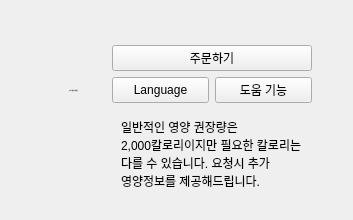
     <widget class="QWidget" name="page_stanby">
      <layout class="QVBoxLayout" name="verticalLayout_6">
       <property name="spacing">
        <number>2</number>
       </property>
       <property name="leftMargin">
        <number>0</number>
       </property>
       <property name="topMargin">
        <number>0</number>
       </property>
       <property name="rightMargin">
        <number>0</number>
       </property>
       <property name="bottomMargin">
        <number>0</number>
       </property>
       <item>
        <widget class="QWidget" name="widget_8" native="true">
         <layout class="QVBoxLayout" name="verticalLayout_5">
          <property name="spacing">
           <number>0</number>
          </property>
          <property name="leftMargin">
           <number>0</number>
          </property>
          <property name="topMargin">
           <number>0</number>
          </property>
          <property name="rightMargin">
           <number>0</number>
          </property>
          <property name="bottomMargin">
           <number>0</number>
          </property>
          <item>
           <widget class="QWidget" name="widget" native="true">
            <layout class="QVBoxLayout" name="verticalLayout_3">
             <property name="spacing">
              <number>0</number>
             </property>
             <property name="leftMargin">
              <number>0</number>
             </property>
             <property name="topMargin">
              <number>0</number>
             </property>
             <property name="rightMargin">
              <number>0</number>
             </property>
             <property name="bottomMargin">
              <number>0</number>
             </property>
             <item>
              <widget class="QLabel" name="season_ad">
               <property name="text">
                <string/>
               </property>
              </widget>
             </item>
            </layout>
           </widget>
          </item>
          <item>
           <spacer name="verticalSpacer">
            <property name="orientation">
             <enum>Qt::Vertical</enum>
            </property>
            <property name="sizeType">
             <enum>QSizePolicy::Fixed</enum>
            </property>
            <property name="sizeHint" stdset="0">
             <size>
              <width>20</width>
              <height>30</height>
             </size>
            </property>
           </spacer>
          </item>
          <item>
           <widget class="QWidget" name="widget_2" native="true">
            <property name="maximumSize">
             <size>
              <width>16777215</width>
              <height>200</height>
             </size>
            </property>
            <layout class="QHBoxLayout" name="horizontalLayout">
             <property name="spacing">
              <number>1</number>
             </property>
             <property name="leftMargin">
              <number>1</number>
             </property>
             <property name="topMargin">
              <number>1</number>
             </property>
             <property name="rightMargin">
              <number>1</number>
             </property>
             <property name="bottomMargin">
              <number>1</number>
             </property>
             <item>
              <spacer name="horizontalSpacer">
               <property name="orientation">
                <enum>Qt::Horizontal</enum>
               </property>
               <property name="sizeType">
                <enum>QSizePolicy::Fixed</enum>
               </property>
               <property name="sizeHint" stdset="0">
                <size>
                 <width>40</width>
                 <height>20</height>
                </size>
               </property>
              </spacer>
             </item>
             <item>
              <widget class="QWidget" name="qr_section_1" native="true">
               <property name="maximumSize">
                <size>
                 <width>200</width>
                 <height>16777215</height>
                </size>
               </property>
               <layout class="QVBoxLayout" name="verticalLayout_2">
                <property name="spacing">
                 <number>5</number>
                </property>
                <property name="leftMargin">
                 <number>0</number>
                </property>
                <property name="topMargin">
                 <number>30</number>
                </property>
                <property name="rightMargin">
                 <number>0</number>
                </property>
                <property name="bottomMargin">
                 <number>0</number>
                </property>
                <item>
                 <widget class="QWidget" name="widget_9" native="true">
                  <property name="maximumSize">
                   <size>
                    <width>16777215</width>
                    <height>30</height>
                   </size>
                  </property>
                  <layout class="QVBoxLayout" name="verticalLayout_9">
                   <property name="spacing">
                    <number>0</number>
                   </property>
                   <property name="leftMargin">
                    <number>0</number>
                   </property>
                   <property name="topMargin">
                    <number>0</number>
                   </property>
                   <property name="rightMargin">
                    <number>0</number>
                   </property>
                   <property name="bottomMargin">
                    <number>0</number>
                   </property>
                   <item>
                    <widget class="QLabel" name="label_scan_qr_code_stanby">
                     <property name="font">
                      <font>
                       <family>배달의민족 도현</family>
                       <pointsize>-1</pointsize>
                       <weight>50</weight>
                       <italic>false</italic>
                       <bold>false</bold>
                      </font>
                     </property>
                     <property name="text">
                      <string>QR코드를 스캔하세요</string>
                     </property>
                     <property name="alignment">
                      <set>Qt::AlignCenter</set>
                     </property>
                    </widget>
                   </item>
                  </layout>
                 </widget>
                </item>
                <item>
                 <widget class="QWidget" name="widget_10" native="true">
                  <layout class="QHBoxLayout" name="horizontalLayout_3">
                   <item>
                    <spacer name="horizontalSpacer_4">
                     <property name="orientation">
                      <enum>Qt::Horizontal</enum>
                     </property>
                     <property name="sizeType">
                      <enum>QSizePolicy::Fixed</enum>
                     </property>
                     <property name="sizeHint" stdset="0">
                      <size>
                       <width>20</width>
                       <height>20</height>
                      </size>
                     </property>
                    </spacer>
                   </item>
                   <item>
                    <widget class="QLabel" name="label_4">
                     <property name="maximumSize">
                      <size>
                       <width>110</width>
                       <height>110</height>
                      </size>
                     </property>
                     <property name="text">
                      <string/>
                     </property>
                     <property name="pixmap">
                      <pixmap>../src/qr_sample.png</pixmap>
                     </property>
                     <property name="scaledContents">
                      <bool>true</bool>
                     </property>
                    </widget>
                   </item>
                   <item>
                    <spacer name="horizontalSpacer_5">
                     <property name="orientation">
                      <enum>Qt::Horizontal</enum>
                     </property>
                     <property name="sizeType">
                      <enum>QSizePolicy::Fixed</enum>
                     </property>
                     <property name="sizeHint" stdset="0">
                      <size>
                       <width>20</width>
                       <height>20</height>
                      </size>
                     </property>
                    </spacer>
                   </item>
                  </layout>
                 </widget>
                </item>
               </layout>
              </widget>
             </item>
             <item>
              <spacer name="horizontalSpacer_3">
               <property name="orientation">
                <enum>Qt::Horizontal</enum>
               </property>
               <property name="sizeType">
                <enum>QSizePolicy::Fixed</enum>
               </property>
               <property name="sizeHint" stdset="0">
                <size>
                 <width>5</width>
                 <height>5</height>
                </size>
               </property>
              </spacer>
             </item>
             <item>
              <widget class="QWidget" name="widget_4" native="true">
               <property name="maximumSize">
                <size>
                 <width>200</width>
                 <height>16777215</height>
                </size>
               </property>
               <layout class="QVBoxLayout" name="verticalLayout">
                <property name="spacing">
                 <number>6</number>
                </property>
                <property name="leftMargin">
                 <number>0</number>
                </property>
                <property name="topMargin">
                 <number>0</number>
                </property>
                <property name="rightMargin">
                 <number>0</number>
                </property>
                <property name="bottomMargin">
                 <number>0</number>
                </property>
                <item>
                 <widget class="QWidget" name="widget_5" native="true">
                  <property name="maximumSize">
                   <size>
                    <width>16777215</width>
                    <height>80</height>
                   </size>
                  </property>
                  <layout class="QVBoxLayout" name="verticalLayout_7">
                   <property name="spacing">
                    <number>0</number>
                   </property>
                   <property name="leftMargin">
                    <number>0</number>
                   </property>
                   <property name="topMargin">
                    <number>0</number>
                   </property>
                   <property name="rightMargin">
                    <number>0</number>
                   </property>
                   <property name="bottomMargin">
                    <number>0</number>
                   </property>
                   <item>
                    <widget class="QPushButton" name="btn_order_start">
                     <property name="sizePolicy">
                      <sizepolicy hsizetype="Expanding" vsizetype="Expanding">
                       <horstretch>0</horstretch>
                       <verstretch>0</verstretch>
                      </sizepolicy>
                     </property>
                     <property name="text">
                      <string>주문하기</string>
                     </property>
                    </widget>
                   </item>
                  </layout>
                 </widget>
                </item>
                <item>
                 <widget class="QWidget" name="widget_6" native="true">
                  <property name="maximumSize">
                   <size>
                    <width>16777215</width>
                    <height>40</height>
                   </size>
                  </property>
                  <layout class="QHBoxLayout" name="horizontalLayout_2">
                   <property name="leftMargin">
                    <number>0</number>
                   </property>
                   <property name="topMargin">
                    <number>0</number>
                   </property>
                   <property name="rightMargin">
                    <number>0</number>
                   </property>
                   <property name="bottomMargin">
                    <number>0</number>
                   </property>
                   <item>
                    <widget class="QPushButton" name="btn_language_stanby">
                     <property name="sizePolicy">
                      <sizepolicy hsizetype="Expanding" vsizetype="Expanding">
                       <horstretch>0</horstretch>
                       <verstretch>0</verstretch>
                      </sizepolicy>
                     </property>
                     <property name="text">
                      <string>Language</string>
                     </property>
                    </widget>
                   </item>
                   <item>
                    <widget class="QPushButton" name="btn_help_stanby">
                     <property name="sizePolicy">
                      <sizepolicy hsizetype="Expanding" vsizetype="Expanding">
                       <horstretch>0</horstretch>
                       <verstretch>0</verstretch>
                      </sizepolicy>
                     </property>
                     <property name="text">
                      <string>도움 기능</string>
                     </property>
                    </widget>
                   </item>
                  </layout>
                 </widget>
                </item>
                <item>
                 <widget class="QWidget" name="widget_7" native="true">
                  <layout class="QVBoxLayout" name="verticalLayout_8">
                   <item>
                    <widget class="QLabel" name="label_warning_calories">
                     <property name="text">
                      <string>일반적인 영양 권장량은 2,000칼로리이지만 필요한 칼로리는 다를 수 있습니다. 요청시 추가 영양정보를 제공해드립니다.</string>
                     </property>
                     <property name="wordWrap">
                      <bool>true</bool>
                     </property>
                    </widget>
                   </item>
                   <item>
                    <spacer name="verticalSpacer_2">
                     <property name="orientation">
                      <enum>Qt::Vertical</enum>
                     </property>
                     <property name="sizeType">
                      <enum>QSizePolicy::Minimum</enum>
                     </property>
                     <property name="sizeHint" stdset="0">
                      <size>
                       <width>20</width>
                       <height>20</height>
                      </size>
                     </property>
                    </spacer>
                   </item>
                  </layout>
                 </widget>
                </item>
               </layout>
              </widget>
             </item>
             <item>
              <spacer name="horizontalSpacer_2">
               <property name="orientation">
                <enum>Qt::Horizontal</enum>
               </property>
               <property name="sizeType">
                <enum>QSizePolicy::Fixed</enum>
               </property>
               <property name="sizeHint" stdset="0">
                <size>
                 <width>40</width>
                 <height>20</height>
                </size>
               </property>
              </spacer>
             </item>
            </layout>
           </widget>
          </item>
         </layout>
        </widget>
       </item>
      </layout>
     </widget>
